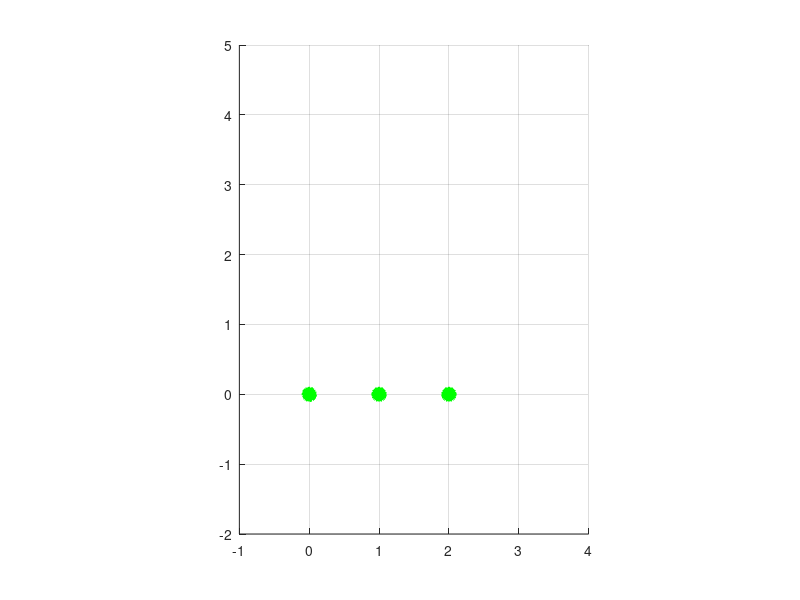

Write MATLAB code to recreate this figure. (Note: this script raises an error after producing the figure.)
clear *;
close all;

load('flip_actions.mat');
fig = figure(1);

speed = 5;
for i = 1:size(jt_array, 1)
    1
    if (mod(i, speed) == 1) || (i == size(jt_array, 1))   
        
        jt1 = jt_array(i, 1, :);
        jt2 = jt_array(i, 2, :);
        jt3 = jt_array(i, 3, :);
        jt4 = jt_array(i, 4, :);
        T_rst = T_array(i, :);
        r = 0.1;

        clf(fig)
        axis equal;
        grid on;
        hold on;
        xlim([-1, 4]);
        ylim([-2, 5]);
        [x, y, z] = sphere();
        surf(x * r + jt1(1), y * r + jt1(2), z * r, 'EdgeColor', 'g', 'FaceColor', 'g');
        surf(x * r + jt2(1), y * r + jt2(2), z * r, 'EdgeColor', 'g', 'FaceColor', 'g');
        surf(x * r + jt3(1), y * r + jt3(2), z * r, 'EdgeColor', 'g', 'FaceColor', 'g');
        %surf(x * r + jt4(1), y * r + jt4(2), z * r, 'EdgeColor', 'g', 'FaceColor', 'g');

        [x, y, z] = cylinder2P(r/2,20,[jt1(1), jt1(2), 0],[jt2(1), jt2(2), 0]);
        surf(x, y, z, 'EdgeColor', 'r', 'FaceColor', 'r');
        [x, y, z] = cylinder2P(r/2,20,[jt2(1), jt2(2), 0],[jt3(1), jt3(2), 0]);
        surf(x, y, z, 'EdgeColor', 'r', 'FaceColor', 'r');
        [x, y, z] = cylinder2P(r/2,20,[jt3(1), jt3(2), 0],[jt4(1), jt4(2), 0]);
        surf(x, y, z, 'EdgeColor', 'r', 'FaceColor', 'r');
        title(strcat('T1: ', num2str(T_rst(1)), '  T2: ', num2str(T_rst(2)), '  T3: ', num2str(T_rst(3))))
        
        ex2 = jt4(1);
        ey2 = jt4(2);
        ex1 = jt3(1);
        ey1 = jt3(2);
        cx = (ex1 + ex2) / 2;
        cy = (ey1 + ey2) / 2;
        lnx = ex2 - ex1;
        lny = ey2 - ey1;
        nmx = lny / lnx;
        nmy = -1;
        plotCircle3D([cx, cy, 0], [nmx, nmy, 0], 0.25);       
        drawnow;

    end

end

T_rst = T_array(end, :);
for i = 1:size(pc_point_array, 1)
    2
    if (mod(i, speed) == 1) || (i == size(pc_point_array, 1))  
        if i < size(jtc_array, 1)
            jt1 = jtc_array(i, 1, :);
            jt2 = jtc_array(i, 2, :);
            jt3 = jtc_array(i, 3, :);
            jt4 = jtc_array(i, 4, :);
            T_rst = Tc_array(i, :);
        else
            jt1 = jtc_array(end, 1, :);
            jt2 = jtc_array(end, 2, :);
            jt3 = jtc_array(end, 3, :);
            jt4 = jtc_array(end, 4, :);
            T_rst = Tc_array(end, :);
        end
        
        r = 0.1;

        clf(fig)
        axis equal;
        grid on;
        hold on;
        xlim([-1, 4]);
        ylim([-2, 5]);
        [x, y, z] = sphere();
        surf(x * r + jt1(1), y * r + jt1(2), z * r, 'EdgeColor', 'g', 'FaceColor', 'g');
        surf(x * r + jt2(1), y * r + jt2(2), z * r, 'EdgeColor', 'g', 'FaceColor', 'g');
        surf(x * r + jt3(1), y * r + jt3(2), z * r, 'EdgeColor', 'g', 'FaceColor', 'g');
        %surf(x * r + jt4(1), y * r + jt4(2), z * r, 'EdgeColor', 'g', 'FaceColor', 'g');

        [x, y, z] = cylinder2P(r/2,20,[jt1(1), jt1(2), 0],[jt2(1), jt2(2), 0]);
        surf(x, y, z, 'EdgeColor', 'r', 'FaceColor', 'r');
        [x, y, z] = cylinder2P(r/2,20,[jt2(1), jt2(2), 0],[jt3(1), jt3(2), 0]);
        surf(x, y, z, 'EdgeColor', 'r', 'FaceColor', 'r');
        [x, y, z] = cylinder2P(r/2,20,[jt3(1), jt3(2), 0],[jt4(1), jt4(2), 0]);
        surf(x, y, z, 'EdgeColor', 'r', 'FaceColor', 'r');
        title(strcat('T1: ', num2str(T_rst(1)), '  T2: ', num2str(T_rst(2)), '  T3: ', num2str(T_rst(3))))
        
        ex1 = pc_point_array(i, 1);
        ey1 = pc_point_array(i, 2);
        ex2 = pc_point_array(i, 3);
        ey2 = pc_point_array(i, 4);
        cx = (ex1 + ex2) / 2;
        cy = (ey1 + ey2) / 2;
        
        lnx = ex2 - ex1;
        lny = ey2 - ey1;
        nmx = lny / lnx;
        nmy = -1;
        plotCircle3D([cx, cy, 0], [nmx, nmy, 0], 0.25);       
        drawnow;

    end
end